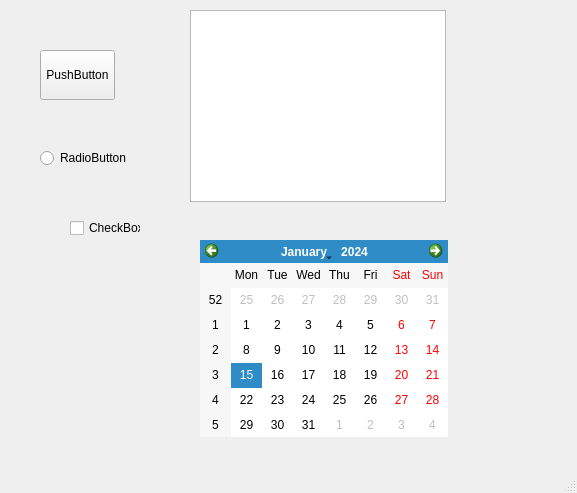
<?xml version="1.0" encoding="UTF-8"?>
<ui version="4.0">
 <class>MainWindow</class>
 <widget class="QMainWindow" name="MainWindow">
  <property name="geometry">
   <rect>
    <x>0</x>
    <y>0</y>
    <width>577</width>
    <height>493</height>
   </rect>
  </property>
  <property name="windowTitle">
   <string>MainWindow</string>
  </property>
  <widget class="QWidget" name="centralwidget">
   <widget class="QPushButton" name="pushButton">
    <property name="geometry">
     <rect>
      <x>40</x>
      <y>50</y>
      <width>75</width>
      <height>50</height>
     </rect>
    </property>
    <property name="text">
     <string>PushButton</string>
    </property>
   </widget>
   <widget class="QRadioButton" name="radioButton">
    <property name="geometry">
     <rect>
      <x>40</x>
      <y>150</y>
      <width>89</width>
      <height>16</height>
     </rect>
    </property>
    <property name="text">
     <string>RadioButton</string>
    </property>
   </widget>
   <widget class="QCheckBox" name="checkBox">
    <property name="geometry">
     <rect>
      <x>70</x>
      <y>220</y>
      <width>71</width>
      <height>16</height>
     </rect>
    </property>
    <property name="text">
     <string>CheckBox</string>
    </property>
   </widget>
   <widget class="QListView" name="listView">
    <property name="geometry">
     <rect>
      <x>190</x>
      <y>10</y>
      <width>256</width>
      <height>192</height>
     </rect>
    </property>
   </widget>
   <widget class="QCalendarWidget" name="calendarWidget">
    <property name="geometry">
     <rect>
      <x>200</x>
      <y>240</y>
      <width>248</width>
      <height>197</height>
     </rect>
    </property>
   </widget>
  </widget>
  <widget class="QMenuBar" name="menubar">
   <property name="geometry">
    <rect>
     <x>0</x>
     <y>0</y>
     <width>577</width>
     <height>23</height>
    </rect>
   </property>
  </widget>
  <widget class="QStatusBar" name="statusbar"/>
 </widget>
 <resources/>
 <connections/>
</ui>
